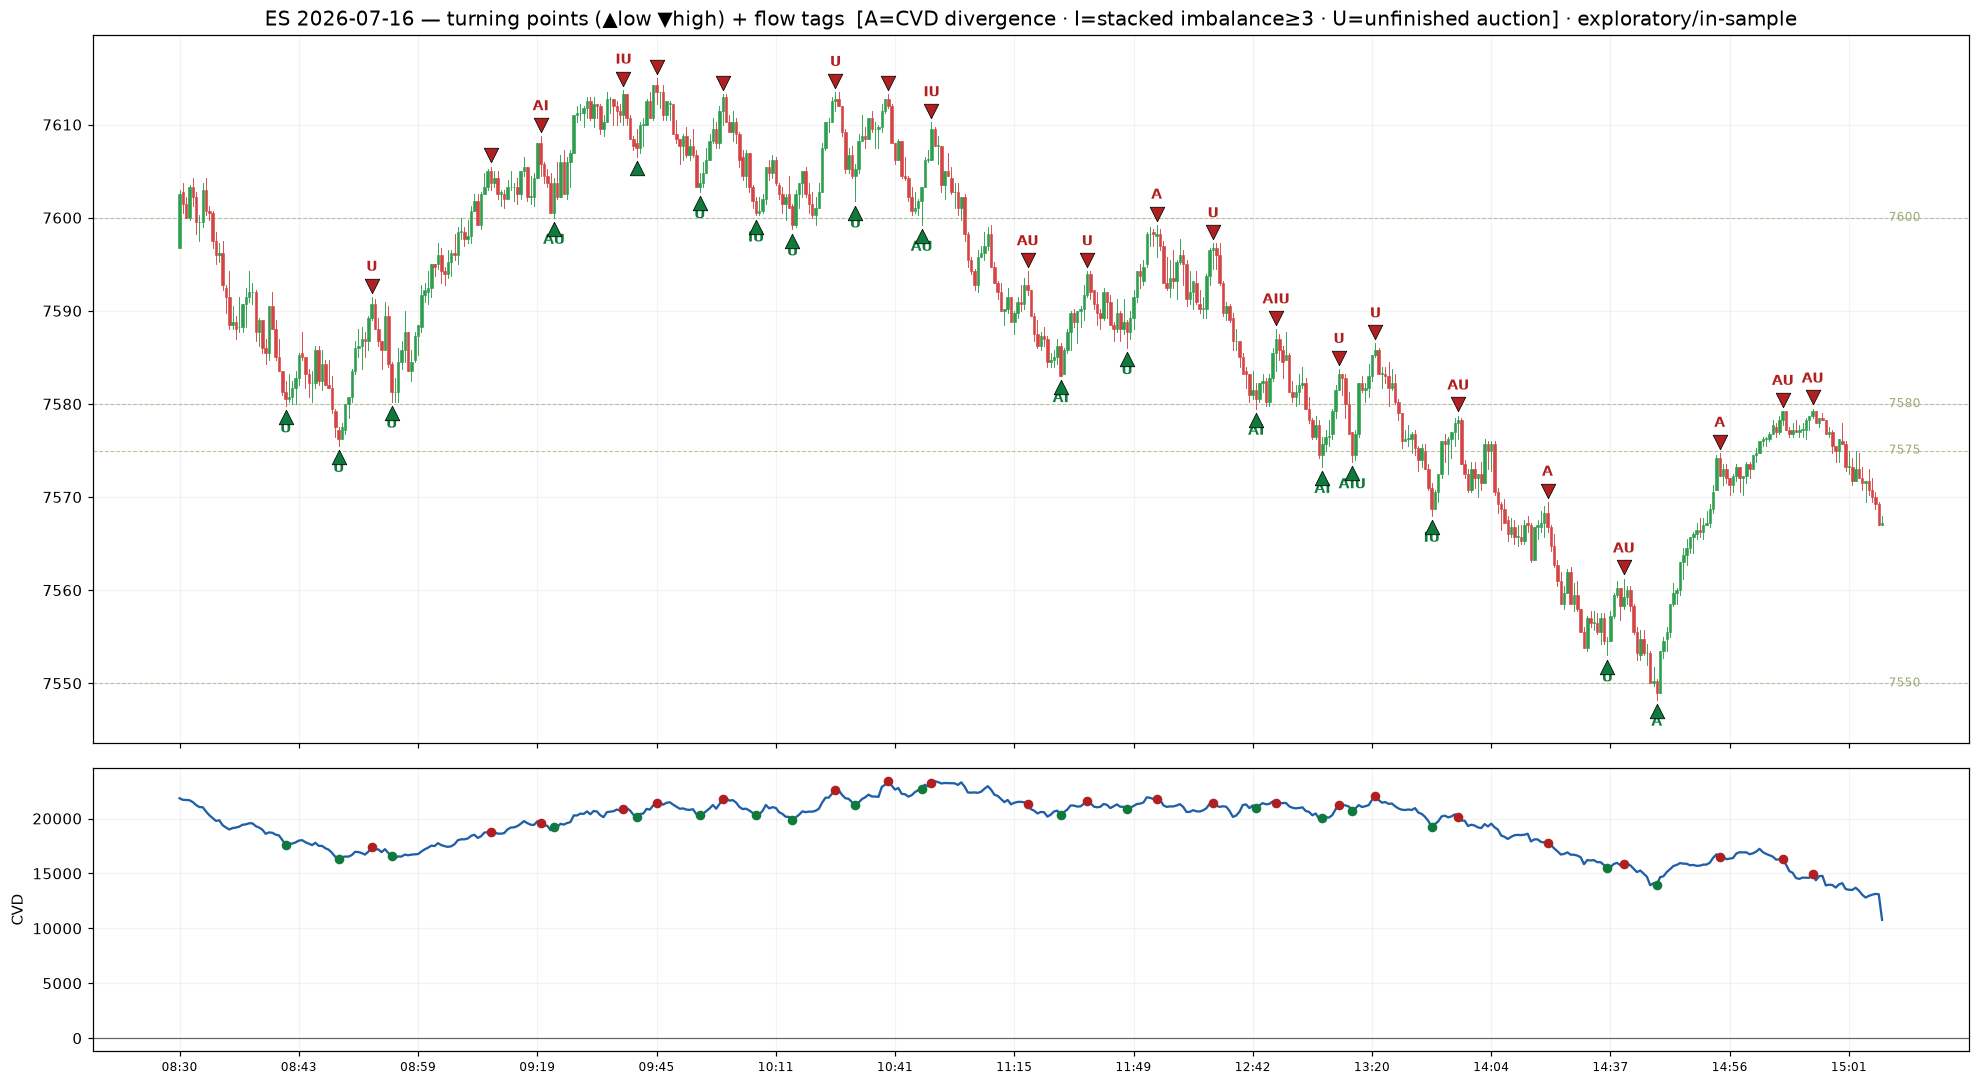

Recreate this plot in Python.
"""First-pass EXPLORATORY turning-point order-flow study (in-sample, hindsight —
hypothesis generation only). 5 days of ES footprint (7/13-7/17).

For each mechanically-detected swing high/low, characterize the flow into & at the
turn, and compare against non-turn control bars. Signatures (all from OUR pipeline):
  - turn_delta       : delta of the swing bar
  - approach_delta   : summed delta over the W bars before the turn
  - absorption (d/p) : |approach_delta| per point of price progress (H5 v2)
  - cvd_div          : effort-vs-result — did CVD make a NEW extreme with price?
                       (bearish turn: price HH but CVD not HH = buyers absorbed)
  - stacked_imb      : max diagonal-imbalance stack at the swing bar
  - unf              : unfinished auction at the extreme
  - dist_mq_ticks    : distance (ticks) to nearest MQ level that day
"""
import numpy as np
import pandas as pd
import matplotlib
matplotlib.use("Agg")
import matplotlib.pyplot as plt
from matplotlib.patches import Rectangle

ROOT = r"c:\Users\Admin\myquant"
TICK = 0.25
W = 8            # swing window (bars each side)

bars = pd.read_csv(ROOT + r"\data\footprint\ES_bars.csv", parse_dates=["BarTime"])
met = pd.read_csv(ROOT + r"\data\footprint\ES_metrics.csv", parse_dates=["BarTime"])
df = bars.merge(met[["BarIdx", "BarTime", "cvd", "buy_imb", "sell_imb", "poc", "vah", "val"]],
                on=["BarIdx", "BarTime"], how="inner")
df["day"] = df.BarTime.dt.strftime("%Y-%m-%d")
mq = pd.read_csv(ROOT + r"\data\menthorq\ES1!_mq_levels_history.csv")

LKEYS = ["cr", "ps", "hvl", "hvl0", "cr0", "ps0", "gw0", "gex_1", "gex_2", "gex_3", "gex_4", "gex_5"]
def mq_levels(day):
    r = mq[mq.session_date == day]
    if not len(r):
        return []
    r = r.iloc[0]
    return sorted({float(r[k]) for k in LKEYS if pd.notna(r.get(k))})

rows = []          # per-swing records
control = []       # non-swing control bars (delta/absorption baseline)
for day, g in df.groupby("day"):
    g = g.sort_values("BarIdx").reset_index(drop=True)
    hi, lo, cv, dl = g.High.values, g.Low.values, g.Low.values, g.cvd.values
    hi, lo = g.High.values, g.Low.values
    delta = g.Delta.values
    n = len(g)
    levels = mq_levels(day)
    swing_idx = set()
    for i in range(W, n - W):
        is_h = hi[i] == hi[i - W:i + W + 1].max() and hi[i] > hi[i - W:i].max()
        is_l = lo[i] == lo[i - W:i + W + 1].min() and lo[i] < lo[i - W:i].min()
        if not (is_h or is_l):
            continue
        swing_idx.add(i)
        kind = "HIGH" if is_h else "LOW"
        a0 = max(i - W, 0)
        appr = delta[a0:i + 1].sum()
        prog = (hi[i] - g.Low[a0]) if is_h else (g.High[a0] - lo[i])   # price traveled into turn
        prog = max(abs(prog), TICK)
        # cvd divergence: at a HIGH, is CVD below its own prior-window max? (buyers absorbed)
        cwin = g.cvd.values[a0:i + 1]
        if is_h:
            cvd_div = 1 if g.cvd[i] < cwin.max() - 1e-9 else 0
        else:
            cvd_div = 1 if g.cvd[i] > cwin.min() + 1e-9 else 0
        px = hi[i] if is_h else lo[i]
        dist = min((abs(px - L) for L in levels), default=np.nan) / TICK
        rows.append(dict(day=day, i=i, kind=kind, price=px,
                         turn_delta=delta[i], approach_delta=appr,
                         absorption=abs(appr) / prog,
                         cvd_div=cvd_div,
                         stacked_imb=max(g.buy_imb[i], g.sell_imb[i]),
                         unf=int((g.UnfHigh[i] > 0) or (g.UnfLow[i] > 0)),
                         dist_mq_ticks=dist))
    for i in range(W, n - W):
        if i in swing_idx:
            continue
        a0 = max(i - W, 0)
        appr = delta[a0:i + 1].sum()
        prog = max(abs(g.High[i] - g.Low[a0]), TICK)
        control.append(dict(absorption=abs(appr) / prog, stacked_imb=max(g.buy_imb[i], g.sell_imb[i]),
                            unf=int((g.UnfHigh[i] > 0) or (g.UnfLow[i] > 0)),
                            abs_delta=abs(delta[i])))

R = pd.DataFrame(rows)
C = pd.DataFrame(control)
print(f"days: {df.day.nunique()} | bars: {len(df)} | swings: {len(R)} "
      f"(highs {sum(R.kind=='HIGH')}, lows {sum(R.kind=='LOW')}) | controls: {len(C)}\n")

print("=== SIGNATURE: swings vs control bars (means) ===")
tbl = pd.DataFrame({
    "swing_HIGH": R[R.kind == "HIGH"][["absorption", "stacked_imb", "unf"]].mean(),
    "swing_LOW":  R[R.kind == "LOW"][["absorption", "stacked_imb", "unf"]].mean(),
    "control":    C[["absorption", "stacked_imb", "unf"]].mean(),
})
print(tbl.round(2).to_string())

print(f"\ncvd divergence present at swings: {R.cvd_div.mean()*100:.0f}% "
      f"(HIGH {R[R.kind=='HIGH'].cvd_div.mean()*100:.0f}% / LOW {R[R.kind=='LOW'].cvd_div.mean()*100:.0f}%)")
near = R.dist_mq_ticks <= 8
print(f"swings within 8 ticks (~2pt) of an MQ level: {near.mean()*100:.0f}%  "
      f"(median dist {R.dist_mq_ticks.median():.0f} ticks)")
print(f"absorption at swings vs control: {R.absorption.mean():.0f} vs {C.absorption.mean():.0f} "
      f"(ratio {R.absorption.mean()/max(C.absorption.mean(),1e-9):.2f}x)")

# ---- annotated chart: the day with the most swings ----
best = R.day.value_counts().idxmax()
g = df[df.day == best].sort_values("BarIdx").reset_index(drop=True)
g["x"] = np.arange(len(g))
sw = R[R.day == best]
UP, DN = "#2e9e4f", "#d64545"
fig, (axP, axC) = plt.subplots(2, 1, figsize=(22, 12), sharex=True,
                               gridspec_kw={"height_ratios": [2.5, 1], "hspace": 0.05})
for _, r in g.iterrows():
    c = UP if r.Close >= r.Open else DN
    axP.plot([r.x, r.x], [r.Low, r.High], color=c, lw=0.6, zorder=2)
    l, h = sorted([r.Open, r.Close])
    axP.add_patch(Rectangle((r.x - 0.38, l), 0.76, max(h - l, .05), facecolor=c, edgecolor=c, lw=.4, zorder=3))
for L in mq_levels(best):
    if g.Low.min() - 3 <= L <= g.High.max() + 3:
        axP.axhline(L, color="#9a7", lw=0.7, ls="--", alpha=.7, zorder=1)
        axP.text(len(g) + 1, L, f"{L:g}", va="center", fontsize=8, color="#9a7")
for _, s in sw.iterrows():
    x = s.i
    col = "#b02020" if s.kind == "HIGH" else "#0e7a3b"
    y = g.High[x] + 1.2 if s.kind == "HIGH" else g.Low[x] - 1.2
    mk = "v" if s.kind == "HIGH" else "^"
    axP.scatter([x], [y], marker=mk, s=90, color=col, edgecolor="black", lw=.5, zorder=6)
    tag = ("A" if s.cvd_div else "") + ("I" if s.stacked_imb >= 3 else "") + ("U" if s.unf else "")
    if tag:
        axP.text(x, y + (1.6 if s.kind == "HIGH" else -1.6), tag, ha="center", fontsize=9,
                 fontweight="bold", color=col)
axP.set_title(f"ES {best} — turning points (▲low ▼high) + flow tags  "
              f"[A=CVD divergence · I=stacked imbalance≥3 · U=unfinished auction] · exploratory/in-sample",
              fontsize=13)
axP.grid(alpha=.15)
axC.plot(g.x, g.cvd, color="#1f5fa8", lw=1.5)
axC.axhline(0, color="#666", lw=.8)
axC.set_ylabel("CVD"); axC.grid(alpha=.15)
for _, s in sw.iterrows():
    axC.scatter([s.i], [g.cvd[s.i]], s=28, color=("#b02020" if s.kind == "HIGH" else "#0e7a3b"), zorder=6)
ticks = g.x[:: max(len(g)//14, 1)]
axC.set_xticks(ticks); axC.set_xticklabels(g.BarTime.dt.strftime("%H:%M")[:: max(len(g)//14, 1)], fontsize=8)
out = ROOT + r"\scratchpad\turning_points.png"
fig.savefig(out, dpi=110, bbox_inches="tight")
print("\nsaved", out, "| charted day:", best, "with", len(sw), "swings")
